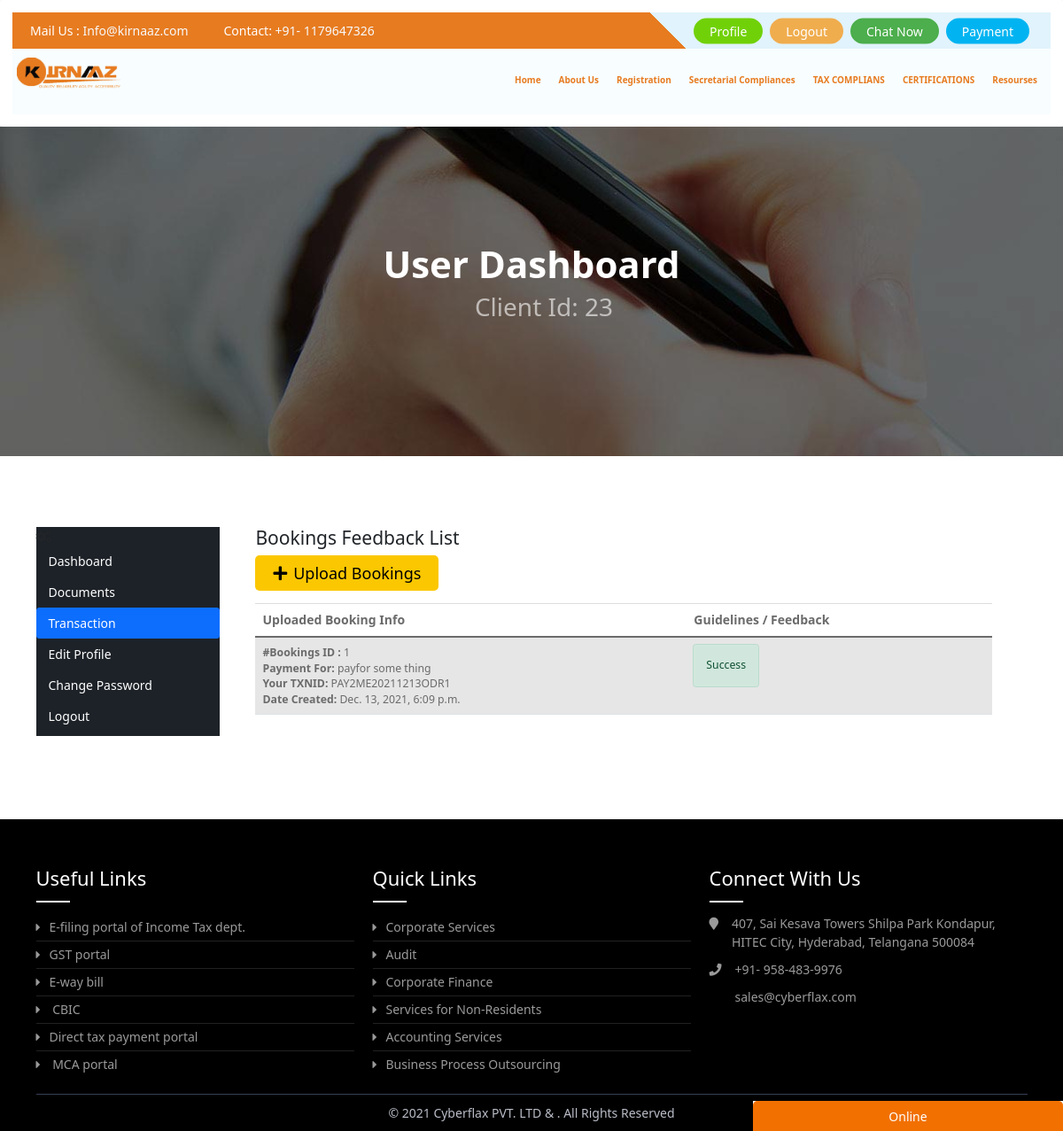
Page /profile/bookings (signed in) on the committed database.
### othernavs/models.py (models this page shows, shortened)
class Registration(models.Model):
    title = models.CharField(max_length=50)
    slug = models.SlugField(blank=True)

### Home/models.py (models this page shows, shortened)
class Payments(models.Model):
    order_id = models.CharField(unique=True, max_length=100, null=True, blank=True, verbose_name="Payments")
    payreq = models.ForeignKey(makepaymentrequest,on_delete=models.SET_NULL,null=True)
    ammount = models.FloatField()
    user = models.ForeignKey(User, on_delete=models.CASCADE)
    order_date = models.DateTimeField(auto_now_add=True)
    status = models.CharField(max_length=50,default='pending')
    other_data = models.CharField(max_length=1000,default="nodata")

### dashboard/models.py (models this page shows)
class makepaymentrequest(models.Model):
    user = models.ForeignKey(User,on_delete=models.SET_NULL,null=True)
    reason = models.CharField(max_length=100)
    ammount = models.FloatField()
    status = models.CharField(max_length=20,default="pending")

### Home/views.py (the view)
# urls.py: path('profile/bookings', views.bookings, name="bookings"),
@login_required(login_url='memberlogin')
def bookings(request):
    res= {}
    res['title'] = "Profile"
    res['booking'] = Payments.objects.filter(user=request.user.id)
    return render(request,'bookings.html',res)

### Home/context_processors.py (called while the page is built)
def regfunc(request):
   Registrations = Registration.objects.all()
   othernavregob = othernavreg.objects.all()
   tfiling = TaxFiling.objects.all()
   messages =  conversation.objects.filter(msgby=request.user.id).order_by('time') if request.user.is_authenticated else []
   res= {
      'Registrations':Registrations,
      'othernavreg':othernavregob,
      'tfiling':tfiling,
      'msg':messages,
      'editnames':editname,
      'choices' : BlogNews().Getchoices
   }
   return res

### Home/models.py (called while the page is built)
    def Getchoices(self):
        return self.Tchoice

### templates/bookings.html (shortened to what this page needs)
{% extends 'profilebase.html' %}
{% block pbody %}
<div class="dashboard-form-wrapper">
                                                    <div class="header-wrapp">
                                                        <h4 class="header-title">Bookings Feedback List </h4>
                                                        <div class="header-title">
                                                            <button type="submit" style="padding: 0px 20px; font-size: 18px; height: 40px; line-height: 30px; border: none; border-radius: 5px; background: #fbc700;" class="btn btn-info" data-toggle="modal" data-target="#upload"><i class="fas fa-plus mr-2"></i>Upload
                                                                Bookings</button>
                                                        </div>
                                                    </div>
                                                    {% if booking %}
                                                    <div class="table-responsive mt-3">
                                                        <table class="table table-striped">
                                                            <thead>
                                                                <tr>
                                                                    <th scope="col">Uploaded Booking Info</th>
                                                                    <th scope="col">Guidelines / Feedback</th>
                                                                </tr>
                                                            </thead>
                                                            <tbody>
                                                            {% for doc in booking %}
                                                                <tr>
                                                                    <th scope="row">
                                                                        <div class="user-dahsboard-order-info-wrap">
                                                                            <small class="d-block"><strong>#Bookings
                                                                                    ID :</strong> {{doc.id}}</small>
                                                                            <small class="d-block"><strong>Payment
                                                                                    For:</strong> {{doc.payreq.reason}}</small>
                                                                            <small class="d-block"><strong>Your
                                                                                    TXNID:</strong> {{doc.order_id}}
                                                                            </small>
                                                                            <small class="d-block"><strong>Date
                                                                                    Created:</strong> {{doc.order_date}}</small>
                                                                        </div>
                                                                    </th>
                                                                    <td>
                                                                        <div class="user-dahsboard-order-info-wrap">
                                                                            <small class="d-block">
                                                                            {% if doc.status == 'Success' %}
                                                                                <span class="alert alert-success text-capitalize alert-sm alert-small d-inline-block">{{doc.status}}</span>
                                                                            {% endif %}
                                                                            </small>
                                                                        </div>
                                                                    </td>
                                                                </tr>
                                                                {% endfor %}
                                                            </tbody>
                                                        </table>
                                                    </div>
                                                    {% else %}
                                                    <div class="alert alert-warning my-4">No Bookings Found</div>
                                                    {% endif %}
                                                </div>
{% endblock %}

### templates/profilebase.html (shortened to what this page needs)
{% extends 'basic.html' %}
{% load static %}
{% block content %}
        <div class="dashboard-page">
            <body data-new-gr-c-s-check-loaded="14.1024.0" data-gr-ext-installed="">
                <div class="breadcrumb-area" style='    background-image: url({% static 'images/bg-landing.jpg'%});'>
                    <div class="container">
                        <div class="row">
                            <div class="col-lg-12">
                                <div class="breadcrumb-inner">
                                    <h2 class="page-title"> User Dashboard
                                    </h2>
                                    <ul class="page-list">
                                      <h2> Client Id: {{request.user.id}}</h2>
                                    </ul>
                                </div>
                            </div>
                        </div>
                    </div>
                </div>
                <section class="login-page-wrapper">
                    <div class="container">
                        <div class="row ">
                            <div class="col-lg-12">
                                <div class="user-dashboard-wrapper">
                                    <ul class="nav nav-pills mb-3" id="pills-tab" role="tablist">
                                        <li class="mobile_nav">
                                            <i class="fa fa-cogs"></i>
                                        </li>
                                        <li class="nav-item">{% url 'profile' as profile %}
                                            <a class="nav-link  {% if request.path == profile %}active{% endif %} " href="{{profile}}">Dashboard</a>
                                        </li>
                                        <li class="nav-item">{% url 'documents' as documents %}
                                            <a class="nav-link {% if request.path == documents %}active{% endif %}" href="{{documents}}">Documents</a>
                                        </li>
                                        <li class="nav-item">
                                        {% url 'bookings' as ubooking %}
                                            <a class="nav-link {% if request.path == ubooking %}active{% endif %}" href="{{ubooking}}">Transaction</a>
                                        </li>
                                        <li class="nav-item">{% url 'editprofile' as editprofile %}
                                            <a class="nav-link {% if request.path == editprofile %}active{% endif %}" href="{{editprofile}}">Edit
                                                Profile</a>
                                        </li>
                                        <li class="nav-item">{% url 'changepass' as changepass %}
                                            <a class="nav-link  {% if request.path == changepass %}active{% endif %}" href="{{changepass}}">Change
                                                Password</a>
                                        </li>
                                        <li class="nav-item">
                                            <a class="nav-link" href="{% url 'logout' %}">Logout
                                            </a>
                                        </li>
                                    </ul>
                                    <div class="tab-content" style="width: 100%;">
                                    {% block pbody %}{% endblock %}
                                    </div>
                                </div>
                            </div>
                        </div>
                    </div>
                </section>
{% endblock %}

### templates/header.html (shortened to what this page needs)
{% load static %}
<header class="shadow-lg p-3 	bg-white rounded">
      <div class="top-nav">
        <div class="call">Mail Us : <a href="mailto:Info@kirnaaz.com" class="text-light"> Info@kirnaaz.com</a> </div>
        <div class="call">Contact: <a href="tel:+911179647326" class="text-light">+91- 1179647326</a>
		</div>
        <div class="right">
          <ul>
          {% if user.is_authenticated %}
            <li><a href="{% url 'profile' %}" style="--color:#71d109">Profile</a></li>
            <li><a href="{% url 'logout' %}" style="--color:#f0ad4e">Logout</a></li>
          {% else %}
            <li><a href="{% url 'memberlogin' %}" style="--color:#f0ad4e">Login</a></li>
            <li><a href="{% url 'membersignup' %}" style="--color:#71d109">Signup</a></li>{% endif %}
            <li><a href="#" style="--color:#4cae4c" onclick="show()">Chat Now</a></li>
            <li><a href="{% url "payment" %}" style="--color:#01b4f1">Payment</a></li>
          </ul>
        </div>
      </div>
      <div class="nav-bar">
        <div class="logo">
          <img src="{% static 'images/logo.jpeg' %}" alt="">
        </div>
        <nav>
          <ul>
            <li><a href="{% url 'index' %}">Home</a>
            </li>
            <li><a href="{% url 'about' %}">About Us</a>
            </li>
            <li><a href="#">Registration</a>
            </li>
            {% for data in othernavreg %}
            <li ><a href="#">{{data.title}}</a>
            </li>
            {% endfor %}
			 <li ><a href="#">Resourses</a>
			  </li>
          </ul>
        </nav>
      </div>
    </header>

### cflax/static/css/main.css (style rules this page uses)
* { margin: 0; padding: 0; }
body, html { overflow-x: hidden; margin: 0; padding: 0; color: #56595c; font-size: 14px; font-family:system-ui; -webkit-font-smoothing: subpixel-antialiased; text-rendering: optimizeLegibility; line-height: 24px; font-weight: 400; font-style: normal; }
.top-nav { background: #e77b20!important; }
.top-nav { display: flex; position: relative; overflow: hidden; }
.top-nav .call { margin: 10px 20px; font-size: 14px; color: #fff; font-family:system-ui; cursor: pointer; }
.top-nav .right { position: absolute; right: 0; padding: 0 20px 0 45px; background: #e1f3fc; height: 100%; color: #fff; }
.top-nav .right::before { content: ""; position: absolute; top: 0; left: 0; width: 40px; height: 100%; background: linear-gradient(225deg, #e1f3fc 50%, #e77b20 50%); }
.top-nav ul { list-style-type: none; display: flex; margin: 0; top: 50%; transform: translateY(-50%); position: relative; padding: 0; }
.top-nav ul li { margin: 0 4px; }
.top-nav ul li a { padding: 2px 16px; border: 2px solid var(--color); background: var(--color); color: #fff; border-radius: 20px; transition: 0.3s; display: inline-block; }
.nav-bar { padding: 10px 60px; width: 100%; background: #f8fdff; height: 60px; position: relative; z-index: 999; }
.nav-bar .logo { float: left; display: block; }
.nav-bar .logo img { width: auto; height: 40px; }
.nav-bar nav { float: right; }
.nav-bar nav ul { display: flex; list-style-type: none; margin: 0; padding: 0; }
.nav-bar nav ul li { margin: 4px 0px; line-height: 40px; height: 40px; display: block; }
.nav-bar nav ul li a { color: #e77b20; font-weight: 600; padding: 4px 10px; font-family:system-ui; }
.index-page a:focus, a, a:hover { outline: none; text-decoration: none; }
a, a:focus, a:hover { outline: none; text-decoration: none; }
a { color: #000; text-decoration: none; background-color: transparent; -webkit-text-decoration-skip: objects; transition: all 0.2s ease-in-out 0s; }
@media (min-device-width: 768px) and (max-device-width: 1023px) { .nav-bar nav ul li a { font-size: 10px; } }
@media (min-device-width: 768px) and (max-device-width: 1023px) { .nav-bar { position: relative; width: 100%; height: 74px; padding: 10px 5px; } }
.tax_Filing .entry-content .table>tbody>tr>td, .table>tbody>tr>th, .table>tfoot>tr>td, .table>tfoot>tr>th, .table>thead>tr>td, .table>thead>tr>th { padding: 8px; line-height: 1.42857143; vertical-align: top; border-top: 1px solid #ddd; color: #6B6B6B; }
a { text-decoration: none!important; }

### accountent/css/dashboard.css (style rules this page uses)
.dashboard-page .user-dashboard-wrapper { padding: 80px 0; display: flex; }
.dashboard-page .user-dashboard-wrapper > ul { display: inline-block; width: 260px; background-color: #1d2228; padding-bottom: 5px; }
.dashboard-page .breadcrumb-area { background-image: linear-gradient(90deg , #9cbcfd 60% , #fff); }
.dashboard-page .breadcrumb-inner { display: flex; justify-content: center; align-items: center; padding: 130px 10px; flex-direction: column; }
.dashboard-page .page-title { color: #ffff; font-weight: 600; font-size: 42px; }
.dashboard-page .page-list { display: flex; color: #ffffff99; list-style: none; }
.dashboard-page .user-dashboard-wrapper .nav-item a { color: #fff; }
.dashboard-page .login-page-wrapper { display: flex; }
.dashboard-page .tab-content { padding: 0 40px; }

### templates/basic.html (style rules this page uses)
body { background-color: #f9f9fa }
button, input, optgroup, select, textarea { font-family: Roboto, sans-serif; font-weight: 300 }

### rows in the picture
Registration: title "Secretarial Compliances"
Registration: title "TAX COMPLIANS"
Registration: title "CERTIFICATIONS"
Payments: id "1", payreq.reason "payfor some thing", order_id "PAY2ME20211213ODR1", order_date "Dec. 13, 2021, 6:09 p.m.", status "Success"

### other values in the picture
{{ request.user.id }} "23"
